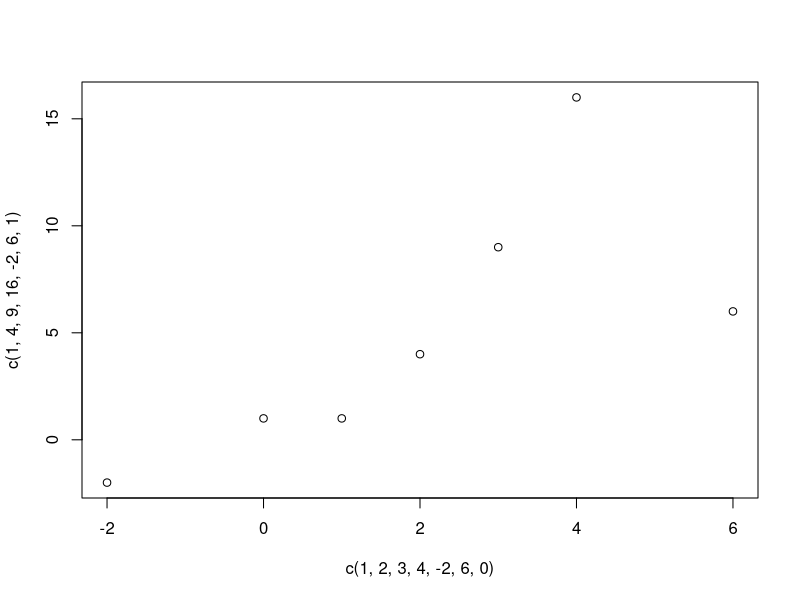

This chart was generated by the following R code: (Note: this script raises an error after producing the figure.)
getwd()  # Identifier son répertoire de travail

setwd("E:\\WORLD\\PERSO\\Programmation\\GitHub\\DataScience_R\\Pratique_1") # Changer son répertoire de travail

##### installation et configuration de R et Rstudio ##### 
# Pour l'installation R, je vous conseil d'aller sur le site "https://cran.r-project.org/"
# Pour l'installation RStudio, je vous conseil d'aller sur le site "https://posit.co/"
##### Types et structures de donnees en R ##### 
##### Operations de base avec R ##### 



##### Exercice 1 : Commentaires
# Ajoutez un commentaire au-dessus de chaque ligne de code expliquant ce qu'elle fait.

##### Exercice 2 : Variables  // Création de la variable prénom
# Créez une variable appelée "animal" et assignez-lui le nom de votre animal préféré.
Animal <- "Requin"
Animal

Age <- 32

##### Exercice 3 : Modification de variables  // Création de la variable Animal
# Modifiez la variable "animal" pour qu'elle contienne le nom d'un animal différent. Affichez le contenu de la variable.
Animal <- "Megalodon"
Animal

Age <- 33

##### Exercice 4 : Graphiques de base  //  Création d'un graphique
# Utilisez la fonction plot() pour créer un graphique simple. Le graphique doit représenter les points (1,1), (2,4), (3,9) et (4,16).
plot(x = c(1,2,3,4, -2, 6,0), y=c(1,4,9,16,-2,6,1))

##### Exercice 5 : Installation et chargement des packages
# Installez le package "data.table" et chargez-le. Utilisez la fonction help() pour chercher de l'aide sur la fonction fread() de ce package.

# Installation de packages
install.packages("shiny")
install.packages("ggplot2")
# Chargement du package
library(ggplot2)
require(ggplot2)
ggplot(x,y)
# Aide sur les packages en R
?ggplot
help(ggplot)
??shiny

# Exemple ggplot 

set.seed(1)

sample_df <- data.frame(
  group = factor(rep(letters[1:3], each = 10)),
  value = rnorm(30)
)

group_means_df <- setNames(
  aggregate(value ~ group, sample_df, mean),
  c("group", "group_mean")
)

# The following three code blocks create the same graphic, each using one
# of the three patterns specified above. In each graphic, the sample data
# are plotted in the first layer and the group means data frame is used to
# plot larger red points on top of the sample data in the second layer.

# Pattern 1
# Both the `data` and `mapping` arguments are passed into the `ggplot()`
# call. Those arguments are omitted in the first `geom_point()` layer
# because they get passed along from the `ggplot()` call. Note that the
# second `geom_point()` layer re-uses the `x = group` aesthetic through
# that mechanism but overrides the y-position aesthetic.

ggplot(data = sample_df, mapping = aes(x = group, y = value)) +
  geom_point() +
  geom_point(
    mapping = aes(y = group_mean), data = group_means_df,
    colour = 'red', size = 3
  )


##### Exercice 6 : Vecteurs
# Créez un vecteur appelé "mois" contenant les noms des douze mois de l'année. Accédez au 6ème élément du vecteur.
# Les types de données en R

Bal <- c(100,55, 68, 96, 87, 30, 88)
Bal
# lire le premier élement Read
Bal[1]

# Deuxième élément
Bal[2]

# taille d'un vecteur
length(Bal)
# Dernier élément du vecteur
Bal[length(Bal)]


##### Exercice 7 : Modification de vecteurs
# Remplacez le 6ème élément du vecteur "30" par "51". Affichez le vecteur modifié.
# Mettre à jour le vecteur
Bal[6] <- 51
Bal


BalNew <- Bal[-c(1,2,3)]
BalNew

# Supprimer un élément dans un vecteur (Delete)
Bal <- Bal[-1]
Bal
length(Bal)

##### Exercice 8 : Suppression dans un vecteur
# Supprimez les 3 premiers éléments du vecteur "100,55 et 68" et affichez le vecteur résultant.

Bal <- c(100,55, 68, 96, 87, 30, 88)

BalNew <- Bal[-c(1,2,3)]
BalNew


##### Exercice 9 : Ajout à un vecteur
# Ajoutez le mot "Decembre" à la fin du vecteur "mois". Affichez le vecteur mis à jour.

# ajouter une nouvelle notes
Bal <- c(Bal, 99)
Bal

# Nom des matières
nom_matiere <- c("C++", "C#", "R", "Python", "Algèbre", "Analyse","Algèbre", "Analyse")

# Type des noms de matière
str(nom_matiere)

nom_matiere_facteur <- factor(nom_matiere)
nom_matiere_facteur
levels(nom_matiere_facteur)

##### Exercice 10 : Listes
# Créez une liste appelée "informations" contenant votre nom, votre âge et vos trois activités préférées. Affichez toute la liste.

# Création des listes: Create

liste_etudiants <- list(
  Nom = "Gibi", 
  Age = 32, 
  Bals = Bal
)

# Type de données
str(liste_etudiants)
# Lire les éléments de la liste
liste_etudiants$Nom
liste_etudiants$Age
liste_etudiants$Bals


##### Exercice 11 : Accès aux éléments d'une liste
# Accédez à votre âge dans la liste "informations" et affichez-le.

liste_2 <- list(
  Nom = "Gibi", 
  Age = 32, 
  Bals = Bal
)

liste_2$Age

# liste de liste 
liste_3 <- list(
  temp = liste_etudiants, 
  tempbis = liste_2
)

liste_3$tempbis

##### Exercice 12 : Matrices
# Créez une matrice 2x3 contenant les nombres de 1 à 6. Affichez la matrice.

# Créer des matrice Create
test <-1:15
#La matrice est remplie par des colonnes sinon la matrice est remplie par des lignes
matrice_1 <- matrix(test, nrow = 5, ncol = 3, byrow = F)
matrice_1

#La matrice est remplie par des lignes
matrice_2 <- matrix(test, nrow = 5, ncol = 3, byrow = T) 
matrice_2
##### Exercice 13 : Accès et modification de matrices
# Accédez au numéro situé à la deuxième ligne, première colonne de votre matrice. Modifiez-le par le nombre 10. Affichez la matrice modifiée.
# Première ligne première colonne
matrice_1[1,1]

# Deuxième ligne troisième colonne
matrice_1[2,3]

# Accéder à la ligne
matrice_1[1,]
# Accéder à la troisième colonne

matrice_1[,3]

# Modifier la première ligne
matrice_1[1,] <- c(20,30,40)
matrice_1

# Modifier la première colonne de la matrice
matrice_1[,1] <- c(21,45,200,0,35)
matrice_1

# Deux 
matrice_1[1:2,1:2]


##### Exercice 14 : Dataframes
# Créez un dataframe appelé 
df <- data.frame(
  Noms=c("Git", "Giz", "Gis", "Gibs", "Gely"), 
  Age = c(42, 38, 34, 32, 25)
)

df
# Visualiser le dataframe
View(df)

# Read 
df$Noms
df$Age
df[["Noms"]]
df[["Age"]]
df[[2]]

df[1:2,2]
# 3 première ligne et la première colonne
df[1:3, 1]


##### Exercice 15 : Opérations sur les dataframes
# Calculez la moyenne du nombre de pattes dans votre dataframe "animaux".
# Opération mathématique
moyenne <- mean(df$Age)
moyenne
maximum <- max(df$Age)
maximum

minimum <- min(df$Age)
minimum

variance <- var(df$Age)
variance

# Productivité vecteur
temp <- 1:10
temp

# Création des séquence
temp <- seq(1,10,1)
temp

# Repétition des éléments
temp_bis <- rep(5, 10)
temp_bis

temp_bis <- rep(c(1,4), 10)
temp_bis
